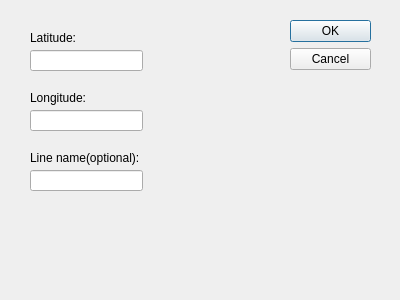
<?xml version="1.0" encoding="UTF-8"?>
<ui version="4.0">
 <class>LocationWidget</class>
 <widget class="QDialog" name="LocationWidget">
  <property name="geometry">
   <rect>
    <x>0</x>
    <y>0</y>
    <width>400</width>
    <height>300</height>
   </rect>
  </property>
  <property name="windowTitle">
   <string>Nearest stop to location</string>
  </property>
  <widget class="QDialogButtonBox" name="buttonBox">
   <property name="geometry">
    <rect>
     <x>290</x>
     <y>20</y>
     <width>81</width>
     <height>241</height>
    </rect>
   </property>
   <property name="orientation">
    <enum>Qt::Vertical</enum>
   </property>
   <property name="standardButtons">
    <set>QDialogButtonBox::Cancel|QDialogButtonBox::Ok</set>
   </property>
  </widget>
  <widget class="QLabel" name="label">
   <property name="geometry">
    <rect>
     <x>30</x>
     <y>30</y>
     <width>60</width>
     <height>16</height>
    </rect>
   </property>
   <property name="text">
    <string>Latitude:</string>
   </property>
  </widget>
  <widget class="QLabel" name="label_2">
   <property name="geometry">
    <rect>
     <x>30</x>
     <y>90</y>
     <width>71</width>
     <height>16</height>
    </rect>
   </property>
   <property name="text">
    <string>Longitude:</string>
   </property>
  </widget>
  <widget class="QLabel" name="label_3">
   <property name="geometry">
    <rect>
     <x>30</x>
     <y>150</y>
     <width>131</width>
     <height>16</height>
    </rect>
   </property>
   <property name="text">
    <string>Line name(optional):</string>
   </property>
  </widget>
  <widget class="QLineEdit" name="latitude">
   <property name="geometry">
    <rect>
     <x>30</x>
     <y>50</y>
     <width>113</width>
     <height>21</height>
    </rect>
   </property>
  </widget>
  <widget class="QLineEdit" name="longitude">
   <property name="geometry">
    <rect>
     <x>30</x>
     <y>110</y>
     <width>113</width>
     <height>21</height>
    </rect>
   </property>
  </widget>
  <widget class="QLineEdit" name="lineName">
   <property name="geometry">
    <rect>
     <x>30</x>
     <y>170</y>
     <width>113</width>
     <height>21</height>
    </rect>
   </property>
  </widget>
 </widget>
 <resources/>
 <connections>
  <connection>
   <sender>buttonBox</sender>
   <signal>accepted()</signal>
   <receiver>LocationWidget</receiver>
   <slot>accept()</slot>
   <hints>
    <hint type="sourcelabel">
     <x>248</x>
     <y>254</y>
    </hint>
    <hint type="destinationlabel">
     <x>157</x>
     <y>274</y>
    </hint>
   </hints>
  </connection>
  <connection>
   <sender>buttonBox</sender>
   <signal>rejected()</signal>
   <receiver>LocationWidget</receiver>
   <slot>reject()</slot>
   <hints>
    <hint type="sourcelabel">
     <x>316</x>
     <y>260</y>
    </hint>
    <hint type="destinationlabel">
     <x>286</x>
     <y>274</y>
    </hint>
   </hints>
  </connection>
 </connections>
</ui>
